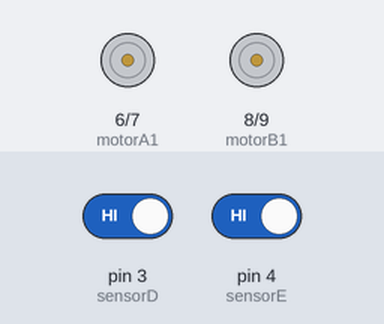
The sketch below on a simulated Arduino Uno, built with avr-gcc and run on an emulated ATmega328P. Shown: motor-driver pin pairs drawn as motors (green arrow = first pin HIGH = forward, orange = second pin HIGH = backward, longer = more drive). Inputs (shaded band) come from the test bench; at power-on: pin 3 (sensorD) HIGH, pin 4 (sensorE) HIGH.

Above: at 1.2 s.
1.3 s: pin 3 (sensorD) driven LOW
At 1.81 s:
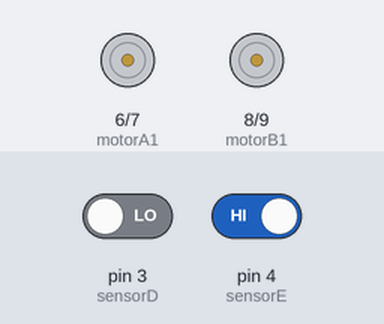
4.3 s: pin 4 (sensorE) driven LOW
At 4.65 s:
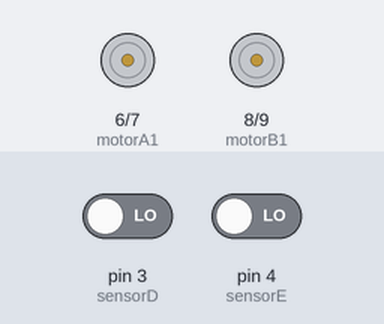
7.3 s: pin 3 (sensorD) driven HIGH
At 7.75 s:
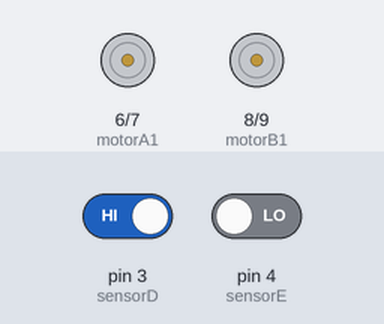
10.3 s: pin 4 (sensorE) driven HIGH
At 10.51 s:
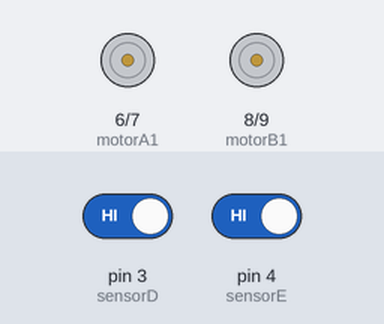
Timing chart, 0 to 14.3 s (numbered marks = the images above; inputs shaded):
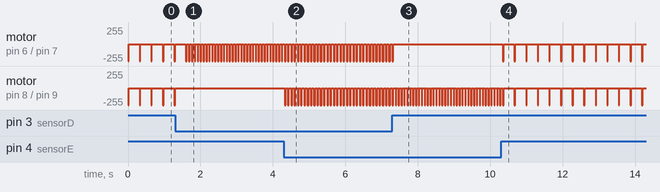

Measured:
- after the input at 1.3 s, motor on pin 8 (motorB1) / pin 9 (motorB2): goes on until 1.3 s, then stays stopped
- after the input at 4.3 s, motor on pin 8 (motorB1) / pin 9 (motorB2): alternates backward 255/255 for 0.03 s and stopped for 0.06 s, starting at once
- after the input at 7.3 s, motor on pin 6 (motorA1) / pin 7 (motorA2): goes on until 7.3 s, then stays stopped
- after the input at 10.3 s, motor on pin 6 (motorA1) / pin 7 (motorA2): alternates backward 255/255 for 0.02 s and stopped for 0.30 s, starting after 0.05 s; motor on pin 8 (motorB1) / pin 9 (motorB2): alternates backward 255/255 for 0.02 s and stopped for 0.30 s, starting after 0.37 s
- by itself, motor on pin 6 (motorA1) / pin 7 (motorA2): alternates backward 255/255 for 0.03 s and stopped for 0.06 s
- by itself, motor on pin 8 (motorB1) / pin 9 (motorB2): alternates backward 255/255 for 0.02 s and stopped for 0.30 s

The sketch:

carrinho.ino
```cpp
//motor:
int motorA1 = 6;  //A -- lado direito
int motorA2 = 7;
int motorB1 = 8;  //B -- lado esquerdo
int motorB2 = 9;
//sensor:
int sensorD = 3;
int sensorE = 4;
//potencia
//int potencia = A0;
//int potenciaread = 0;


void parafrente(){
  digitalWrite(motorA1, LOW);
  digitalWrite(motorA2, HIGH);
  digitalWrite(motorB1, LOW);
  digitalWrite(motorB2, HIGH);
  }

void parar(){
  digitalWrite(motorA1, LOW);
  digitalWrite(motorA2, LOW);
  digitalWrite(motorB1, LOW);
  digitalWrite(motorB2, LOW);
  }

void direita(){
  digitalWrite(motorA1, LOW);
  digitalWrite(motorA2, LOW);
  digitalWrite(motorB1, LOW);
  digitalWrite(motorB2, HIGH);
  }

void esquerda(){
  digitalWrite(motorA1, LOW);
  digitalWrite(motorA2, HIGH);
  digitalWrite(motorB1, LOW);
  digitalWrite(motorB2, LOW);
  }

void setup() {
  Serial.begin(9600);
  pinMode(motorA1, OUTPUT);
  pinMode(motorA2, OUTPUT);

  pinMode(motorB1, OUTPUT);
  pinMode(motorB2, OUTPUT);
  pinMode(sensorD, INPUT);
  pinMode(sensorE, INPUT);
}

void loop() {
  //potenciaread = analogRead(potencia);
  //potenciaread = map(potenciaread, 0, 1023, 1, 255);
  //analogWrite(6, potenciaread);
  if (digitalRead(sensorD) == LOW and digitalRead(sensorE) == LOW){
    parafrente();
    delay(30);
    parar();
    delay(60);
    }
  if (digitalRead(sensorD) == LOW and digitalRead(sensorE) == HIGH){
    esquerda();
    delay(20);
    parar();
    delay(60);
    }
  if (digitalRead(sensorD) == HIGH and digitalRead(sensorE) == LOW){

    direita();
    delay(20);
    parar();
    delay(60);
    }
  if (digitalRead(sensorD) == HIGH and digitalRead(sensorE) == HIGH){

    parafrente();
    delay(20);
    parar();
    delay(300);
    }
}
```
